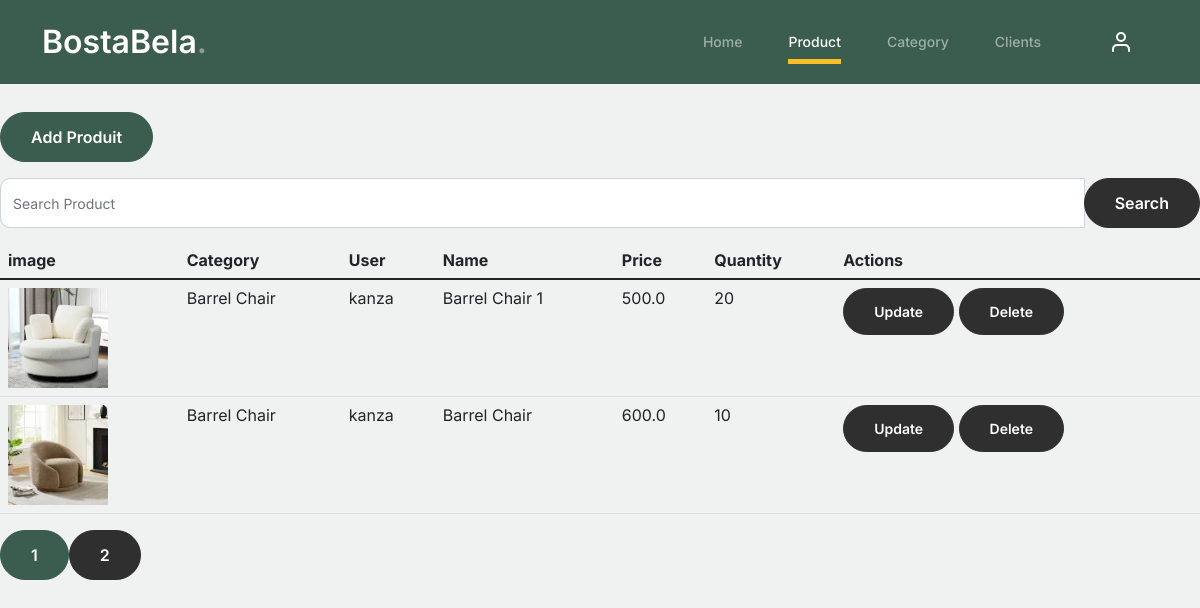
The app's page /produit/ with its own data.
### bi3smart/models.py (models this page shows)
class Produit(models.Model):
   idProd = models.AutoField(primary_key=True)
   nom = models.CharField(max_length=150, blank=True, null=True)
   prix = models.FloatField(blank=True, null=True)
   qteTotal = models.IntegerField(blank=True, null=True)
   user = models.ForeignKey(User, on_delete=models.CASCADE, default=1)
   categorie = models.ForeignKey(Categorie, on_delete=models.CASCADE)
   image = models.ImageField(upload_to="media/images/", null=True, blank=True)

class Categorie(models.Model):
    code_cate = models.AutoField(primary_key=True)
    nom_cate = models.CharField(max_length=150, blank=True, null=True)

class User(models.Model):
    user_id = models.AutoField(primary_key=True)
    cin = models.CharField(max_length=20, blank=True, null=True)
    nom = models.CharField(max_length=150, blank=True, null=True)
    prenom = models.CharField(max_length=150, blank=True, null=True)
    age = models.IntegerField(blank=True, null=True)
    username = models.CharField(max_length=255, blank=True, null=True)
    adresse = models.CharField(max_length=255, blank=True, null=True)
    email = models.EmailField(unique=True)
    password = models.CharField(max_length=128)
    télé = models.CharField(max_length=10, blank=True, null=True)

### bi3smart/views.py (the view, shortened to what this page needs)
# urls.py: path('produit/', ProduitViews.as_view(),name='get'),
class ProduitViews(APIView):
    permission_classes = [AllowAny]
    """def delete_produit(self, request, idProd=None):
      idProd = request.query_params.get('idProd')
      try:
            produits = Produit.objects.get(idProd=idProd)
      except Produit.DoesNotExist:
                return Response({'error': 'Produit not found'}, status=404)
      produits.delete()
      return Response("Produit deleted succesfuly",status=200)"""
    def delete_produit(request, idProd):
        produit = get_object_or_404(Produit, idProd=idProd)
        if request.method == 'POST':
            if 'confirm_delete' in request.POST:
                produit.delete()
                return redirect('/produit/')
            elif 'cancel_delete' in request.POST:
                return redirect('/produit/')
        else:
            return render(request, 'delete_produit.html', {'produit': produit})
    def get(self, request):
        produits = Produit.objects.all()
        paginator = Paginator(produits, 2)  # Show 2 produits per page
        page = request.GET.get('page', 1)
        try:
            produits_page = paginator.page(page)
        except PageNotAnInteger:
            produits_page = paginator.page(1)
        except EmptyPage:
            produits_page = paginator.page(paginator.num_pages)
        serializer = ProduitSerializer(produits_page, many=True)
        return render(request, 'produit.html', {'produits': produits_page, 'serializer_data': serializer.data})

### bi3smart/templates/produit.html (shortened to what this page needs)
<head>
    {% load static %}
          <link href="{% static 'css/bootstrap.min.css' %}" rel="stylesheet">
          <link href="https://cdnjs.cloudflare.com/ajax/libs/font-awesome/6.0.0-beta3/css/all.min.css" rel="stylesheet">
          <link href="{% static 'css/tiny-slider.css' %}" rel="stylesheet">
          <link href="{% static 'css/style.css' %}" rel="stylesheet">
          <link rel="stylesheet" href="https://cdnjs.cloudflareFurni Free Bootstrap 5 Template for Furniture and Interior Design Websites by Untree.co.com/ajax/libs/font-awesome/6.4.2/css/all.min.css">
      </head>
      <body>
          <nav class="custom-navbar navbar navbar navbar-expand-md navbar-dark bg-dark" arial-label="Furni navigation bar">
              <div class="container">
                  <a class="navbar-brand" href="/indexAdmin/">BostaBela<span>.</span></a>
                  <div class="collapse navbar-collapse" id="navbarsFurni">
                      <ul class="custom-navbar-nav navbar-nav ms-auto mb-2 mb-md-0">
                          <li ><a class="nav-link" href="/indexAdmin/">Home</a></li>
                          <li class="nav-item active"><a class="nav-link " href="/produit/">Product</a></li>
                          <li><a class="nav-link" href="/category/">Category</a></li>
                          <li><a class="nav-link" href="/client/">Clients</a></li>
                      </ul>
                      <ul class="custom-navbar-cta navbar-nav mb-2 mb-md-0 ms-5">
                          <li><a class="nav-link" href="/login/">
                            <img src="{% static 'images/user.svg' %}">
                        </a></li>
                      </ul>
                  </div>
              </div>
          </nav>
          <br>
            <a href="{% url 'add_produit' %}" class="btn btn-primary mb-3">Add Produit</a>
            <form role="search" action="{% url 'search_products' %}" class="d-flex">
                <div class="input-group">
                    <input type="search_products" name="query" class="form-control" placeholder="Search Product">
                    <div class="input-group-append">
                        <button class="btn btn-outline-secondary" type="submit">Search</button>
                    </div>
                </div>
            </form>
            <table class="table">
                <thead>
                    <tr>
                        <th>image</th>
                        <th>Category</th>
                        <th>User</th>
                        <th>Name</th>
                        <th>Price</th>
                        <th>Quantity</th>
                        <th>Actions</th>
                    </tr>
                </thead>
                <tbody>
                    {% for produit in produits %}
                    <tr>
                        <td><img src="{{ produit.image.url }}" alt="Product Image" width="100"></td>
                        <td>{{ produit.categorie.nom_cate }}</td>
                        <td>{{ produit.user.username }}</td>
                        <td>{{ produit.nom }}</td>
                        <td>{{ produit.prix }}</td>
                        <td>{{ produit.qteTotal }}</td>
                        <td>
                            <a href="{% url 'update_produit' produit.idProd %}" class="btn btn-info btn-sm">Update</a>
                            <a href="{% url 'delete_produit' produit.idProd %}" class="btn btn-danger btn-sm">Delete</a>
                        </td>
                    </tr>
                    {% endfor %}
                </tbody>
            </table>
            <div class="pagination">
                {% for i in produits.paginator.page_range %}
                    {% if produits.number == i %}
                        <span class="btn btn-primary active">{{ i }}</span>
                    {% else %}
                        <a href="?page={{ i }}" class="btn btn-outline-primary">{{ i }}</a>
                    {% endif %}
                {% endfor %}
            </div>
        </body>
        </html>

### static/css/style.css (style rules this page uses)
body { overflow-x: hidden; position: relative; }
body { font-family: "Inter", sans-serif; font-weight: 400; line-height: 28px; color: #6a6a6a; font-size: 14px; background-color: #eff2f1; }
a { text-decoration: none; -webkit-transition: .3s all ease; -o-transition: .3s all ease; transition: .3s all ease; color: #2f2f2f; text-decoration: underline; }
.custom-navbar { background: #3b5d50 !important; padding-top: 20px; padding-bottom: 20px; }
.custom-navbar .navbar-brand { font-size: 32px; font-weight: 600; }
.custom-navbar .navbar-brand > span { opacity: .4; }
@media (min-width: 992px) { .custom-navbar .custom-navbar-nav li { margin-left: 15px; margin-right: 15px; } }
.custom-navbar .custom-navbar-nav li a { font-weight: 500; color: #ffffff !important; opacity: .5; -webkit-transition: .3s all ease; -o-transition: .3s all ease; transition: .3s all ease; position: relative; }
@media (min-width: 768px) { .custom-navbar .custom-navbar-nav li a:before { content: ""; position: absolute; bottom: 0; left: 8px; right: 8px; background: #f9bf29; height: 5px; opacity: 1; visibility: visible; width: 0; -webkit-transition: .15s all ease-out; -o-transition: .15s all ease-out; transition: .15s all ease-out; } }
.custom-navbar .custom-navbar-nav li.active a { opacity: 1; }
.custom-navbar .custom-navbar-nav li.active a:before { width: calc(100% - 16px); }
.custom-navbar .custom-navbar-cta { margin-left: 0 !important; -webkit-box-orient: horizontal; -webkit-box-direction: normal; -ms-flex-direction: row; flex-direction: row; }
@media (min-width: 768px) { .custom-navbar .custom-navbar-cta { margin-left: 40px !important; } }
.custom-navbar .custom-navbar-cta li { margin-left: 0px; margin-right: 0px; }
.custom-navbar .custom-navbar-cta li:first-child { margin-right: 20px; }
.btn { font-weight: 600; padding: 12px 30px; border-radius: 30px; color: #ffffff; background: #2f2f2f; border-color: #2f2f2f; }
.btn.btn-primary { background: #3b5d50; border-color: #3b5d50; }
.form-control { height: 50px; border-radius: 10px; font-family: "Inter", sans-serif; }

### records on screen
Produit: image (picture), categorie.nom_cate "Barrel Chair", user.username "kanza", nom "Barrel Chair 1", prix "500.0", qteTotal "20"
Produit: image (picture), categorie.nom_cate "Barrel Chair", user.username "kanza", nom "Barrel Chair", prix "600.0", qteTotal "10"

### other values on screen
{{ i }} "1"
{{ i }} "2"
